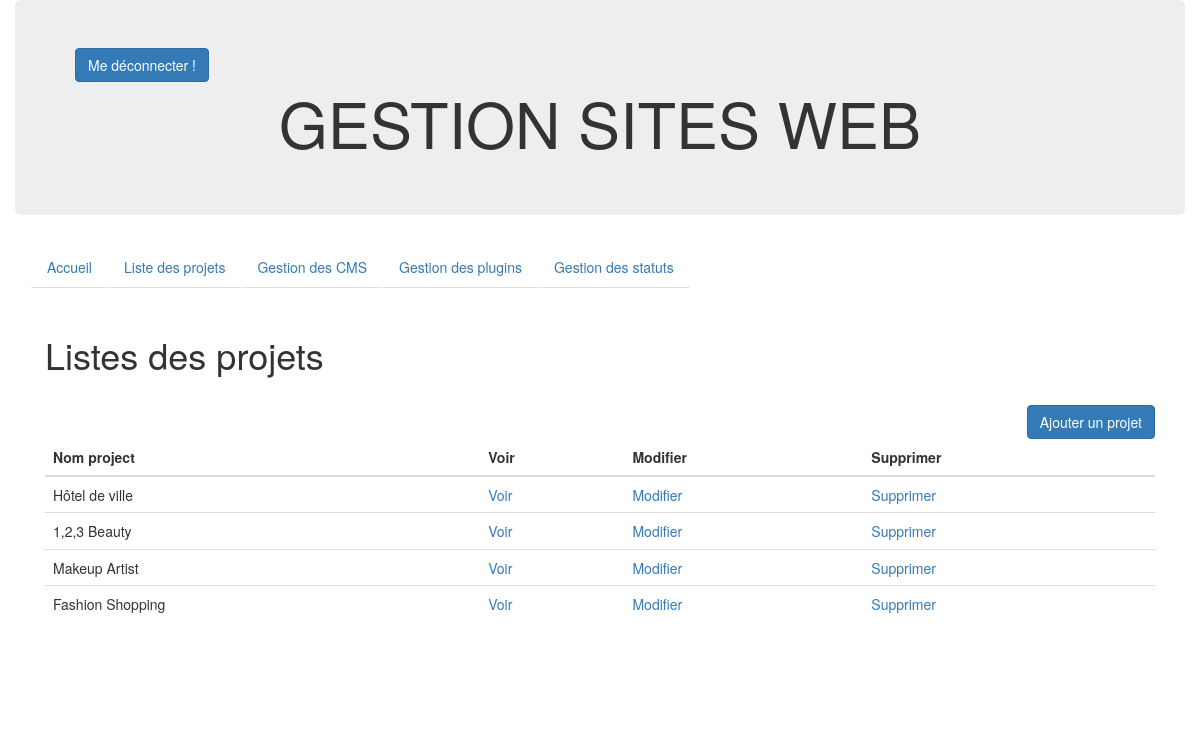
The app's page /listing_projects.php with its own data.
### tables this page shows
CREATE TABLE IF NOT EXISTS `projects` (
`id` int(11) NOT NULL,
  `project_name` varchar(225) NOT NULL,
  `id_cms` int(11) NOT NULL,
  `version` varchar(225) NOT NULL,
  `hebergeur` varchar(255) NOT NULL,
  `id_statut` int(11) NOT NULL,
  `comments` varchar(225) NOT NULL
);

### listing_projects.php (the view, shortened to what this page needs)
<!DOCTYPE html>
<html>
<head>
      <?php require_once("header_meta.php"); ?>
</head>
    <body>
      <?php require_once("head.php"); ?>
		<div class="row">
			<div class="container">
				<div class="col-sm-12">
					<h1>Listes des projets</h1><br/>
					<a class="btn btn-primary pull-right" href="http://localhost/igloo/add_projects.php">Ajouter un projet</a><br/>
					<table class="table">
				<thead>
					<tr>
					<th scope="col">Nom project</th>
					<th scope="col">Voir</th>
					<th scope="col">Modifier</th>
					<th scope="col">Supprimer</th>
					</tr>
				</thead>
				<tbody>
					<?php
						require_once("./config/connexionBdd.php");
						$requete = $bdd->query('SELECT * FROM projects');
						while($project = $requete->fetch())
						{
						echo '<tr><td>', $project['project_name'],'</td><td><a href="detail_projects.php?id='.$project['id'].'">Voir</td><td><a href="edit_projects.php?id='.$project['id'].'">Modifier</td><td><a href="delete_projects.php?id='.$project['id'].'">Supprimer</td><tr>';
						}
						?>
						</tbody>
					</table><br><br><br>
				</div>
			</div>
		</div>
    </body>
</html>

### records on screen
projects: project_name "Hôtel de ville"
projects: project_name "1,2,3 Beauty"
projects: project_name "Makeup Artist"
projects: project_name "Fashion Shopping"
